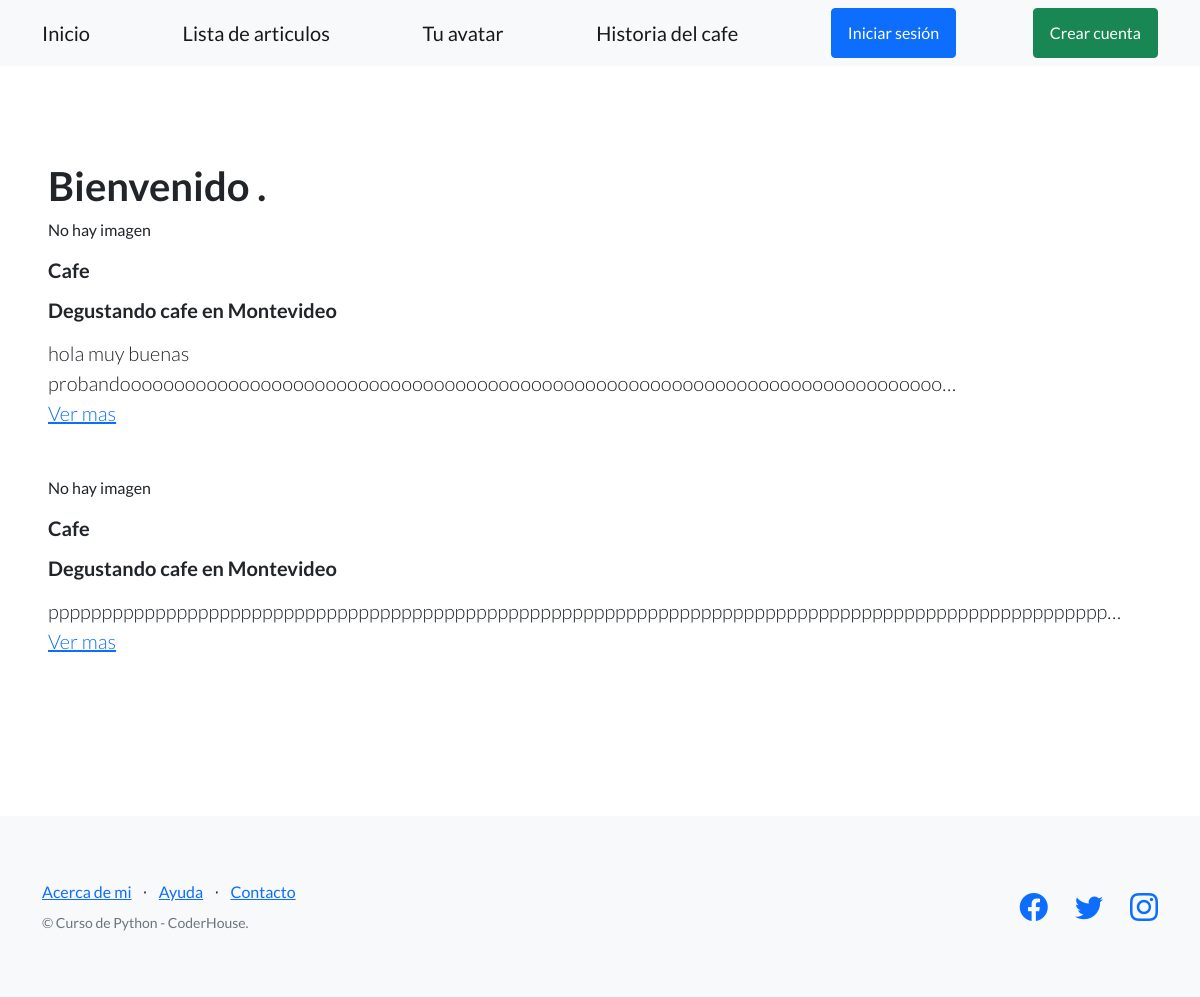
The app's page /, older data.
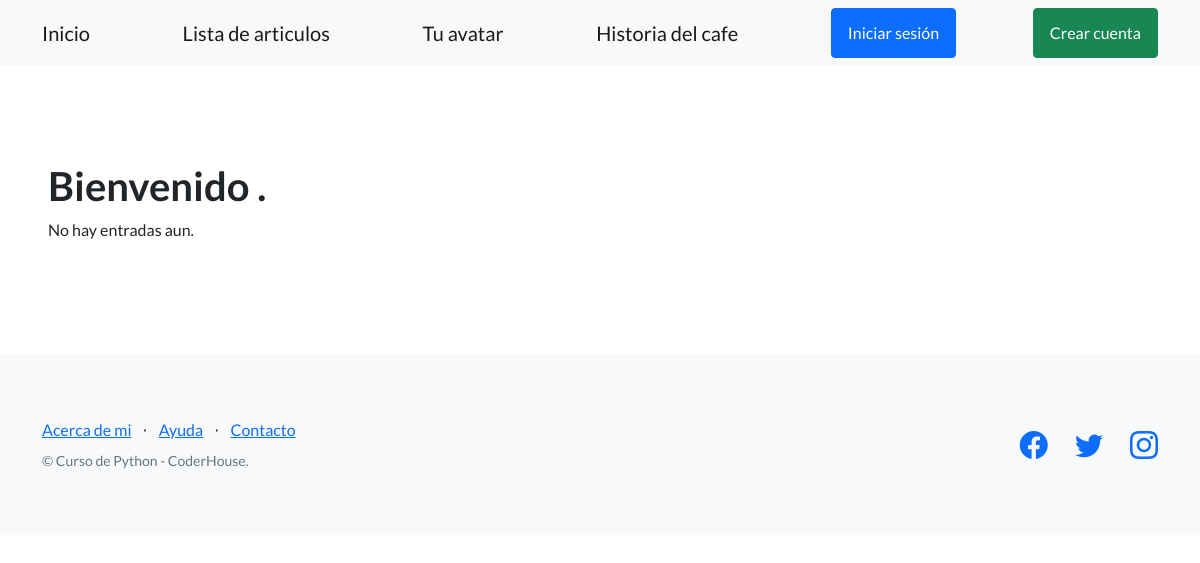
The same page, newer data.
### AppBlog/models.py (models this page shows, shortened)
class Articulo(models.Model):
    autor = models.ForeignKey(User, on_delete=models.SET_NULL, null=True)
    titulo = models.CharField(max_length=256)
    sub_titulo = models.CharField(max_length=256)
    fecha = models.DateField()
    contenido = models.TextField()
    imagen = models.ImageField(upload_to='articulo_imagenes/', null=True, blank=True)

### Pro_web/views.py (the view)
# urls.py: path('', views.ArticuloIndexListView.as_view(), name="inicio"),
class ArticuloIndexListView(ListView):
    model = Articulo
    template_name = 'AppBlog/index.html'
    context_object_name = 'articulos'
    def get_context_data(self, **kwargs):
        context = super().get_context_data(**kwargs)
        context['cantidad_articulos'] = self.get_queryset().count()
        return context

### AppBlog/templates/AppBlog/index.html
{% extends "AppBlog/base.html" %}
{% block contenido %}
<section>
  <div>
    <h1>Bienvenido {{ user.first_name }}.</h1>
    {% if cantidad_articulos > 0 %}
      <table class="table">
        <tbody>
          {% for articulo in articulos|slice:":5" %}
          <div class="col-lg-6 order-lg-1 my-auto showcase-text">
            <p>
              {% if articulo.imagen %}
              <img src="{{ articulo.imagen.url }}" alt="Imagen del articulo" style="max-height: 500px;">
              {% else %}
              No hay imagen
              {% endif %}
            </p>
            <p>
              <h5>{{ articulo.titulo }}</h5>
            </p>
            <p>
              <h5>{{ articulo.sub_titulo }}</h5>
            </p>
            <p
              class="lead mb-5">{{ articulo.contenido|truncatechars:100 }} <a href="{% url 'ver_articulo' articulo.id %}">Ver mas</a>
            </p>
          </div>
            {% endfor %}
        </tbody>
      </table>
    {% else %}
      <p>No hay entradas aun.</p>
    {% endif %}
  </div>
</section>
{% endblock contenido %}

Row changes from the older to the newer data that the page shows:
removed Articulo: shows "No hay imagen", titulo "Cafe", sub_titulo "Degustando cafe en Montevideo", contenido "hola muy buenas probandoooooooooooooooooooooooooooooooooooooooooooooooooooooooooooooooooooooooooooo…"
removed Articulo: shows "No hay imagen", titulo "Cafe", sub_titulo "Degustando cafe en Montevideo", contenido "ppppppppppppppppppppppppppppppppppppppppppppppppppppppppppppppppppppppppppppppppppppppppppppppppppp…"
Text that changed along with them:
text now shown: "No hay entradas aun."
